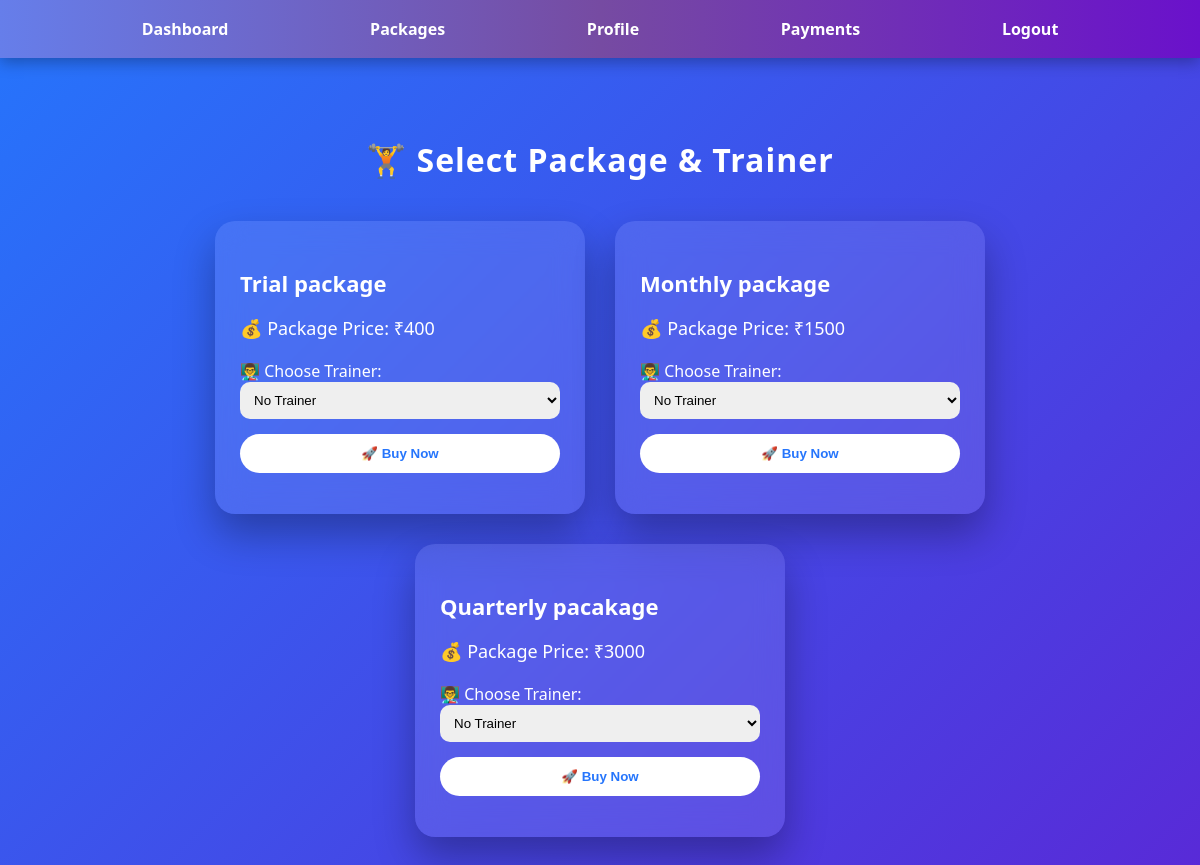
Page /packages/ on the committed database.
### packages/models.py (models this page shows, shortened)
class Package(models.Model):
    name = models.CharField(max_length=100)
    price = models.IntegerField()
    duration = models.IntegerField()

### packages/views.py (the view)
# urls.py: path('', views.package_list, name="packages"),
def package_list(request):
    packages = Package.objects.all()
    trainers = Trainer.objects.all()
    return render(
        request,
        "packages.html",
        {
            "packages": packages,
            "trainers": trainers
        }
    )

### templates/packages.html (shortened to what this page needs)
{% extends 'base.html' %}
{% block content %}
<h2 class="page-title">🏋️ Select Package & Trainer</h2>
<div class="package-wrapper">
{% for p in packages %}
<div class="card">
<h3>{{p.name}}</h3>
<p>💰 Package Price: ₹{{p.price}}</p>
<form method="POST" action="/packages/buy/{{p.id}}/">
<label>👨‍🏫 Choose Trainer:</label>
<select name="trainer">
<option value="">No Trainer</option>
</select>
<button>🚀 Buy Now</button>
</form>
</div>
{% endfor %}
</div>
{% endblock %}

### templates/base.html (style rules this page uses)
body { margin: 0; font-family: Arial, sans-serif; }

### templates/packages.html (style rules this page uses)
body { background: linear-gradient(-45deg, #141e30, #243b55, #6a11cb, #2575fc); background-size: 400% 400%; animation: gradientMove 12s ease infinite; font-family: 'Segoe UI', sans-serif; }
.page-title { text-align: center; color: white; margin: 40px 0; font-size: 32px; letter-spacing: 1px; }
.package-wrapper { display: flex; justify-content: center; flex-wrap: wrap; gap: 30px; }
.card { width: 320px; padding: 25px; border-radius: 20px; backdrop-filter: blur(15px); background: rgba(255,255,255,0.1); color: white; box-shadow: 0 20px 40px rgba(0,0,0,0.3); transition: all 0.4s ease; transform-style: preserve-3d; }
.card h3 { font-size: 22px; margin-bottom: 10px; }
.card p { font-size: 18px; margin-bottom: 20px; }
select { width: 100%; padding: 10px; border-radius: 10px; border: none; margin-bottom: 15px; outline: none; }
button { width: 100%; padding: 12px; border-radius: 30px; border: none; background: white; color: #2575fc; font-weight: bold; cursor: pointer; transition: 0.3s; }
.card { animation: fadeIn 1s ease forwards; opacity: 0; }

### rows in the picture
Package: name "Trial package", price "400"
Package: name "Monthly package", price "1500"
Package: name "Quarterly pacakage", price "3000"
